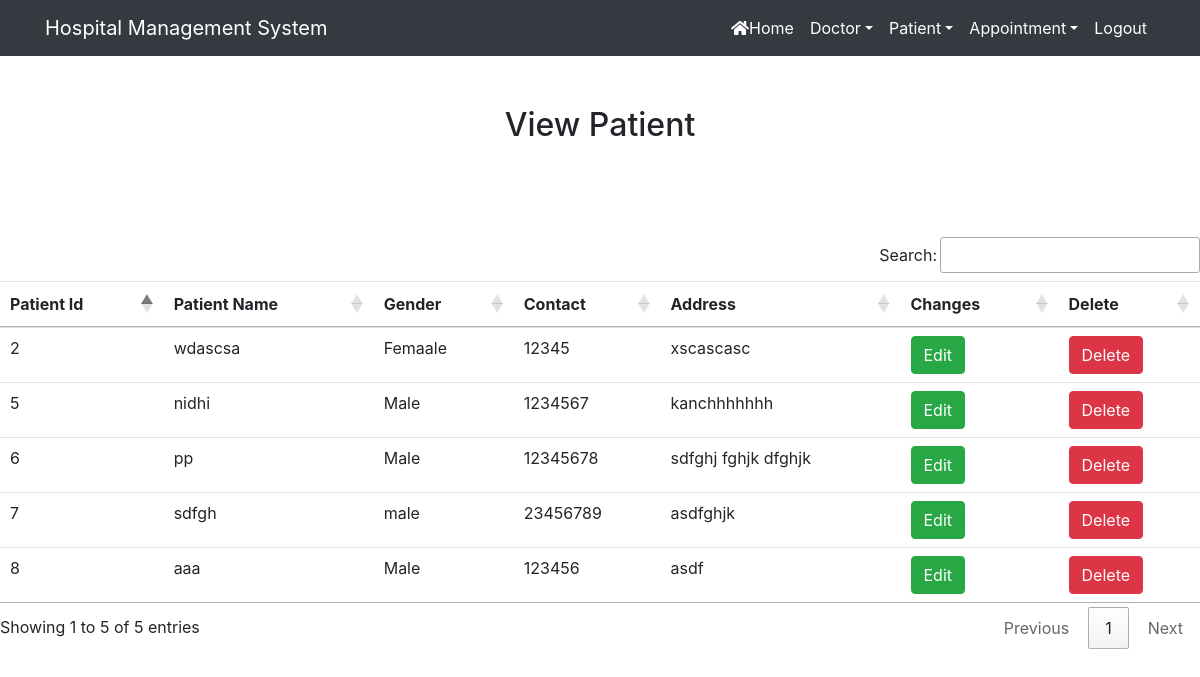
Page /view_patient/ (signed in) on the committed database.
### hospital/models.py (models this page shows, shortened)
class Patient(models.Model):
    name=models.CharField(max_length=50)
    gender=models.CharField(max_length=10)
    mobile=models.IntegerField(null=True)
    address=models.CharField(max_length=150)

### hospital/views.py (the view)
# urls.py: path('view_patient/',View_Patient,name='view_patient'),
def View_Patient(request):
    if not request.user.is_staff:
        return redirect('login')
    pat=Patient.objects.all()
    d={'pat':pat}
    return render(request,'view_patient.html',d)

### hospital/templates/view_patient.html
{%extends 'navigation.html'%}
{%load static%}
{% block body%}
<div class="container" style="margin-top: 50px;">
    <h2 class="text-center">View Patient<h2>
            <br><br>
</div>
<table class="table table-hover" id="example">
    <thead>
        <tr>
            <th>Patient Id</th>
            <th>Patient Name</th>
             <th>Gender</th>
            <th>Contact</th>
            <th>Address</th>
            <th>Changes</th>
            <th>Delete</th>
        </tr>
    </thead>
    <tbody>
        {% for i in pat %}
        <tr>
            <td>{{i.id}}</td>
            <td>{{i.name}}</td>
            <td>{{i.gender}}</td>
            <td>{{i.mobile}}</td>
            <td>{{i.address}}</td>
                <td> <a class="btn btn-success" href="{% url 'edit_patient' i.id %}"</a>Edit</td>
            <td><a href="{% url 'delete_patient' i.id %}" onclick="return confirm('Are u really want to delete?')" class="btn btn-danger">Delete</a></td>
        </tr>
        {%endfor%}
    </tbody>
</table>
 {% endblock %}}

### rows in the picture
Patient: id "2", name "wdascsa", gender "Femaale", mobile "12345", address "xscascasc"
Patient: id "5", name "nidhi", gender "Male", mobile "1234567", address "kanchhhhhhh"
Patient: id "6", name "pp", gender "Male", mobile "12345678", address "sdfghj fghjk dfghjk"
Patient: id "7", name "sdfgh", gender "male", mobile "23456789", address "asdfghjk"
Patient: id "8", name "aaa", gender "Male", mobile "123456", address "asdf"
